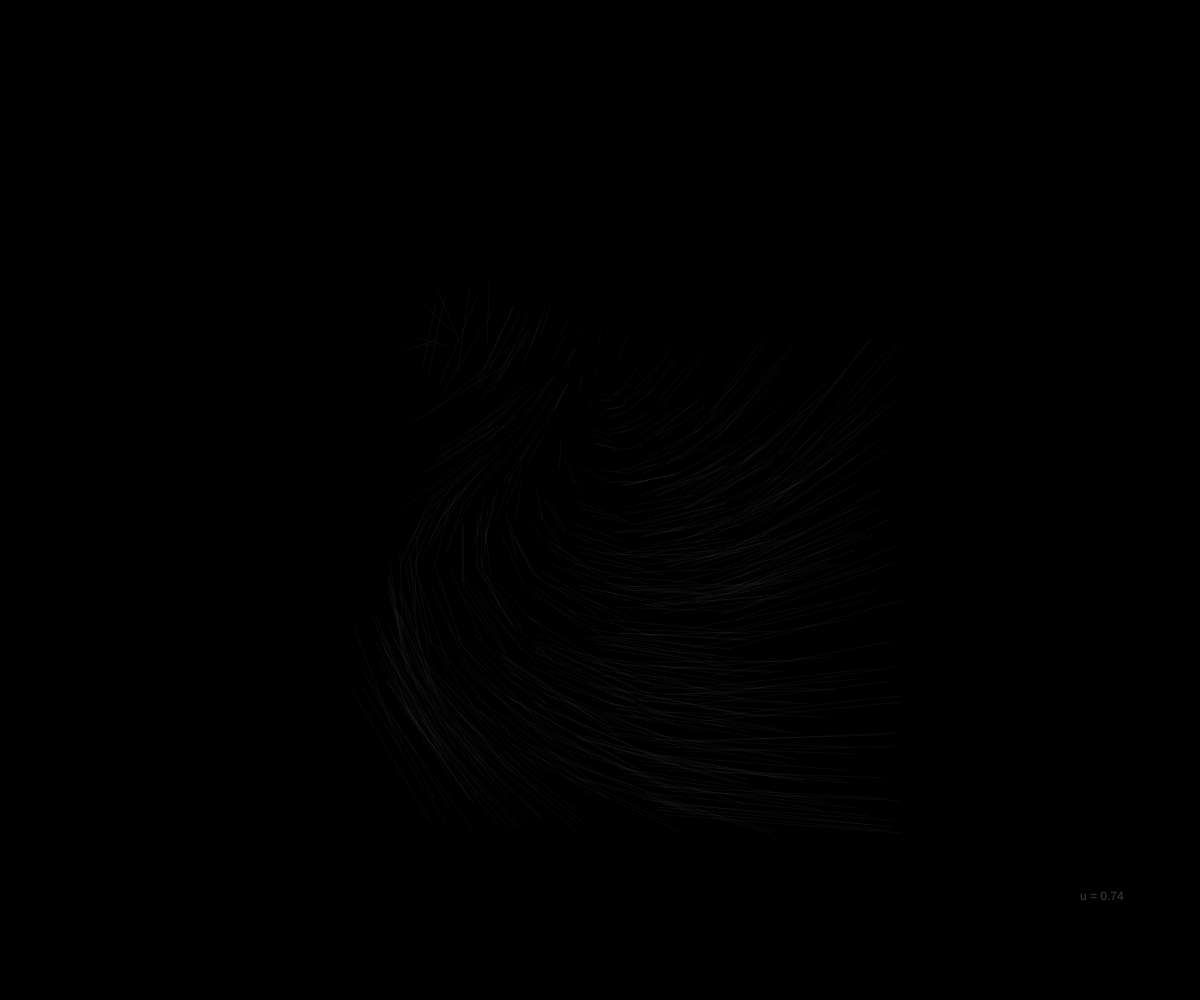
Frame 1 (no input)
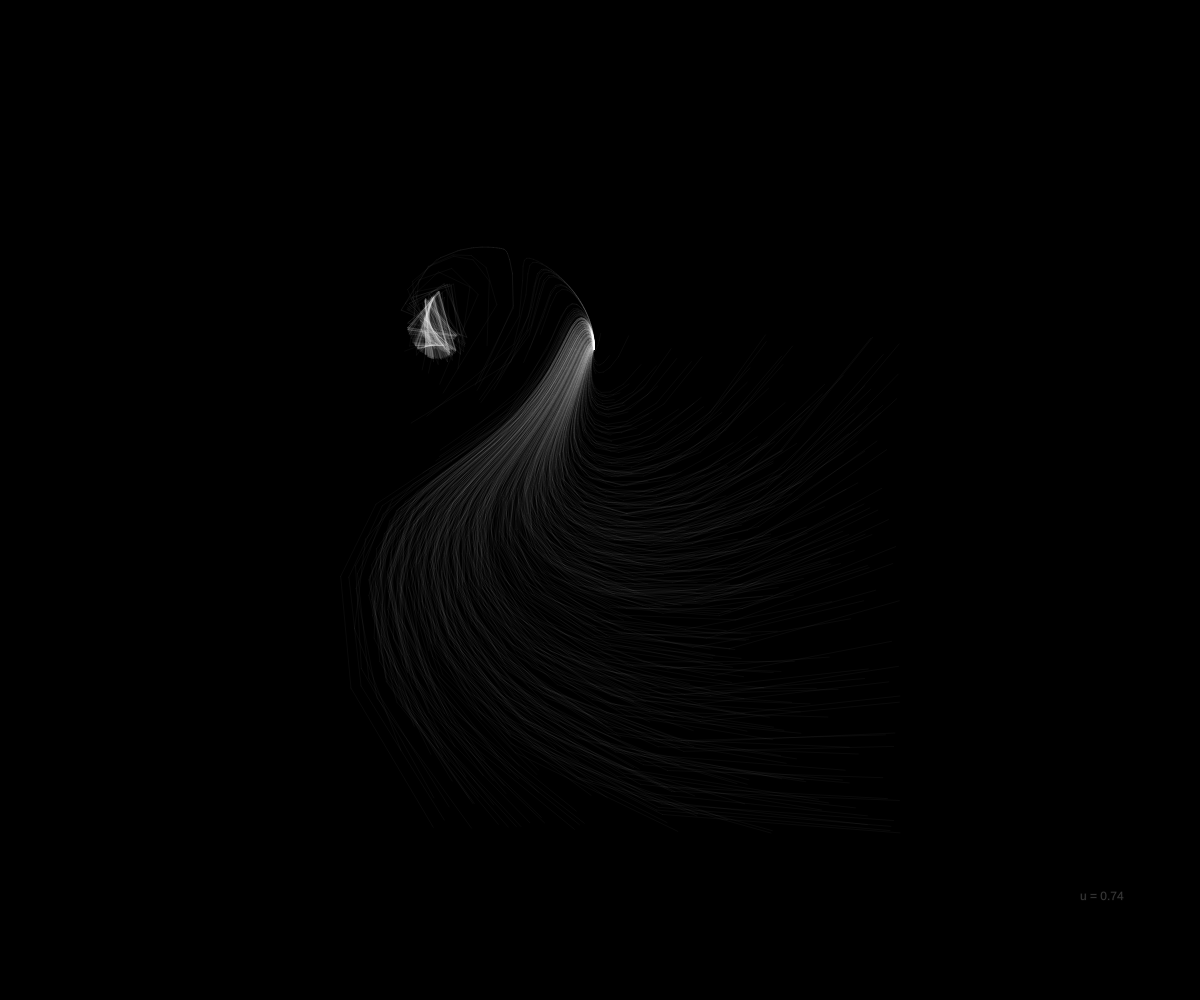
Frame 60 (no input)
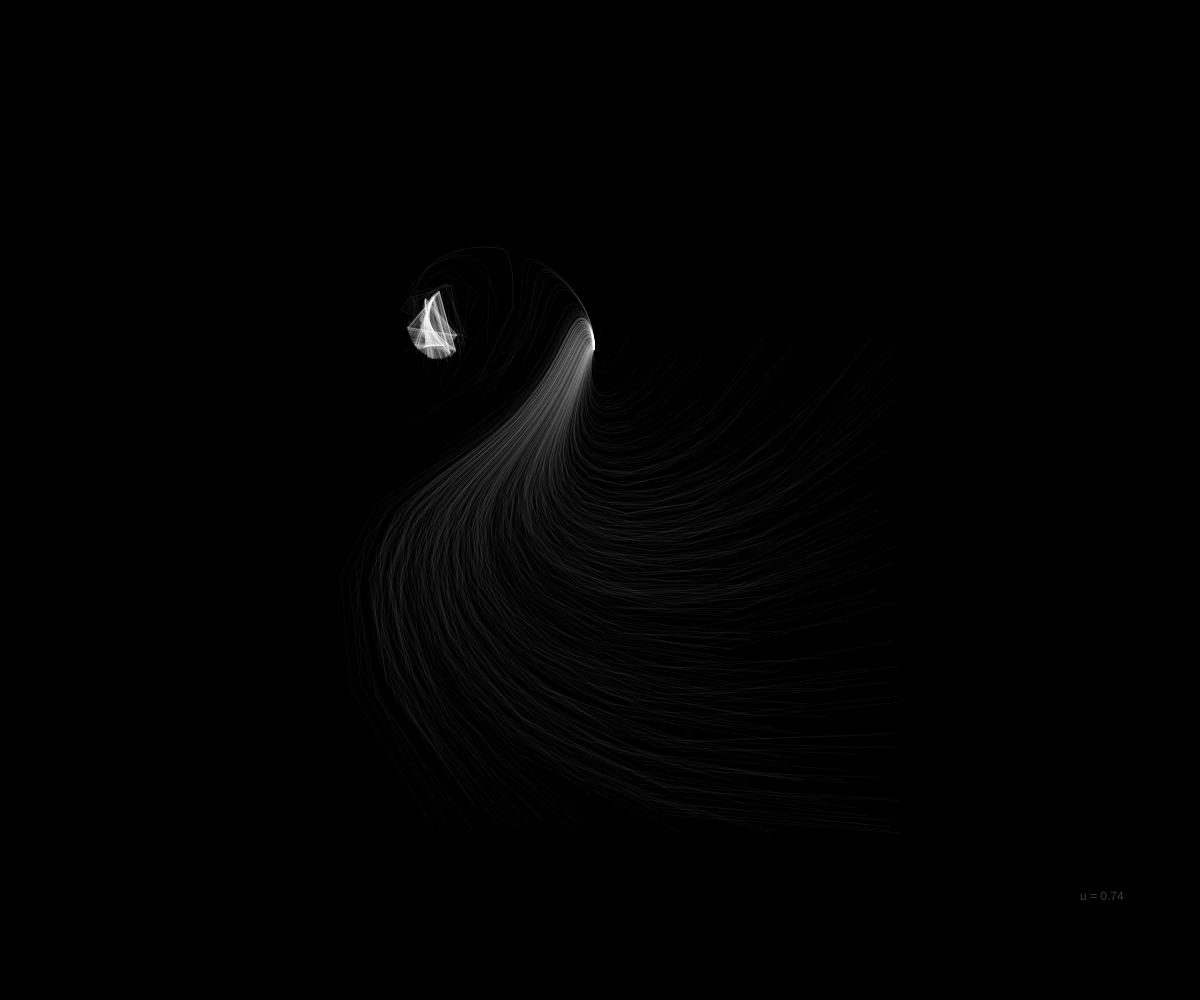
Frame 120 (the mouse pressed at the canvas centre since frame 60)

The p5.js sketch that drew these frames (run headless with seeded random() and noise() and a simulated clock; from frame 60 on, the mouse is pressed at the canvas centre):

// p5.js sketch
// ── sketch.js
var pAnt;
var u;
var x, y;
var t;
var points;
var nPoints;
var factor;
var rLimit;

function setup() { 
  createCanvas(windowWidth, windowHeight);
  init();
} 

function draw() { 
  //background(220);
  push();
  translate(width/3, height/3);
  for(var i = 0; i < nPoints; i++) {
    pAnt = points[i];
    t = getT(pAnt);
    x = 1 + u * (pAnt.x * cos(t) - pAnt.y * sin(t));
    y = u * (pAnt.x * sin(t) + pAnt.y * cos(t));
    line(factor*pAnt.x, factor*pAnt.y,
         factor*x, factor*y);
    pAnt.x = x;
    pAnt.y = y;
  }
  pop();
}


function init() {
  background(0);
  stroke(255, 10);
  strokeWeight(1);
  nPoints = 500;
  points = [];
  factor = 50;
  rLimit = 10;
  
  for(var i = 0; i < nPoints; i++) {
    points.push(createVector(random(rLimit), random(rLimit)));
  }
  
  u = random();
  fill(255, 50);
  text('u = ' + u.toFixed(2), width*0.9, height*0.9)
  print('u = ', u);
}


function getT(v) {
  return 0.4 - 6 / (1 + v.magSq());
}


function keyTyped() {
  switch(key) {
    
    case 'r':
      init();
      break;
  }
}
